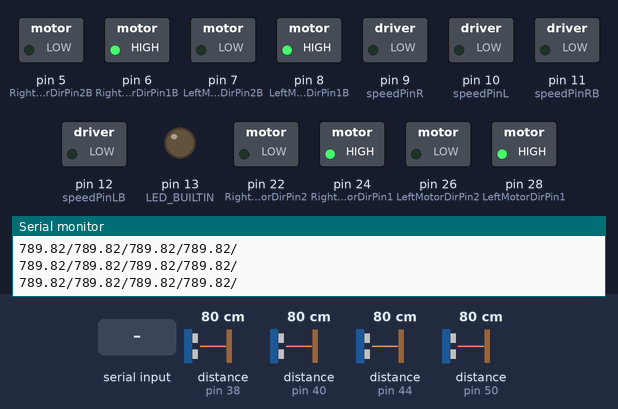
The sketch below on a simulated Arduino Mega 2560, built with avr-gcc and run on an emulated ATmega2560. Shown: switched loads named in the sketch (green lamp = pin HIGH), output pins drawn as LEDs (lit = HIGH), the last lines printed to the serial monitor. Wiring (inferred from the names in the program): 4 × ultrasonic range finder: trigger pin 36, echo pin 38 / trigger pin 42, echo pin 40 / trigger pin 46, echo pin 44 / trigger pin 48, echo pin 50. Inputs (shaded band) come from the test bench; at power-on: distance to the obstacle (sensors on pin 38, pin 40, pin 44, pin 50) 80 cm. The echo pulse lasts 58.3 µs per cm; pins used as bus, display or sensor lines are not drawn.

Above: at 3.2 s.
3.3 s: "30/150/10/200/45/90\n" received over Serial
At 4.2 s:
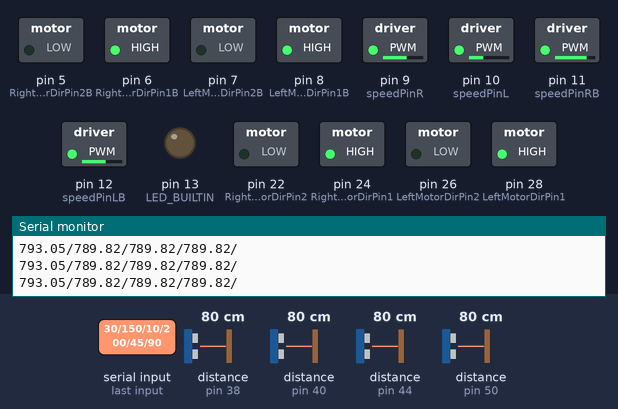
4.9 s: "90/45/200\n" received over Serial
At 5.3 s:
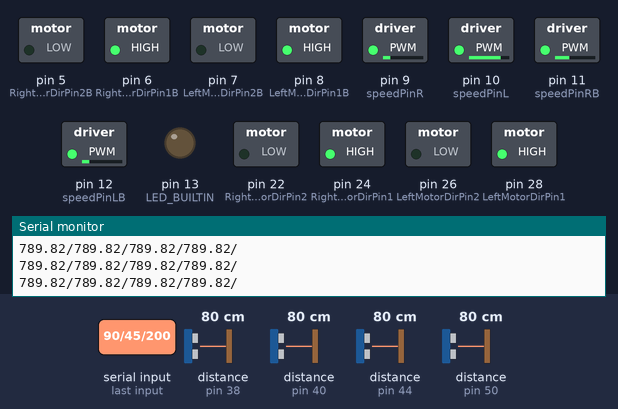
6.5 s: "30/150/10\n" received over Serial
At 7.6 s:
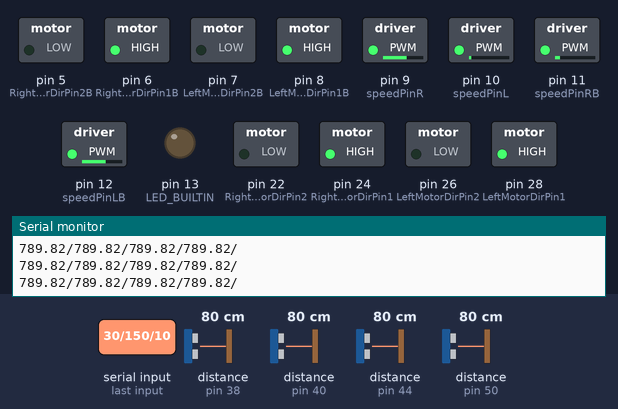
8.1 s: "90/45\n" received over Serial
At 8.5 s:
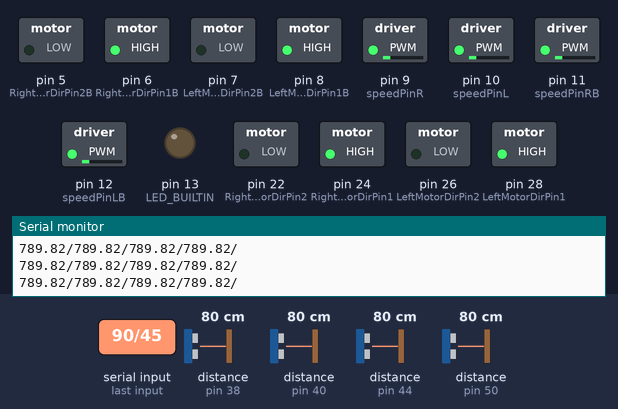
9.7 s: "30/150/10/200\n" received over Serial
At 10.2 s:
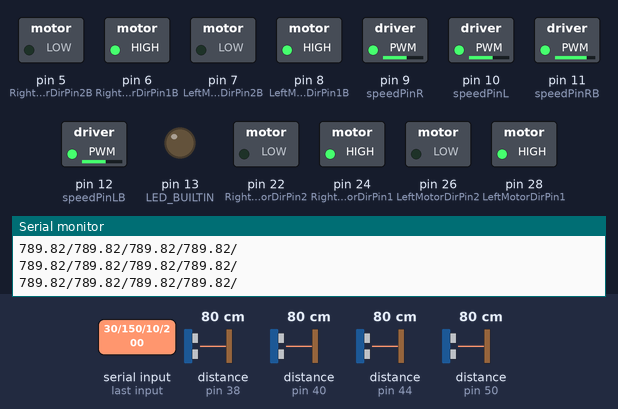
11.3 s: "700\n" received over Serial
At 12.6 s:
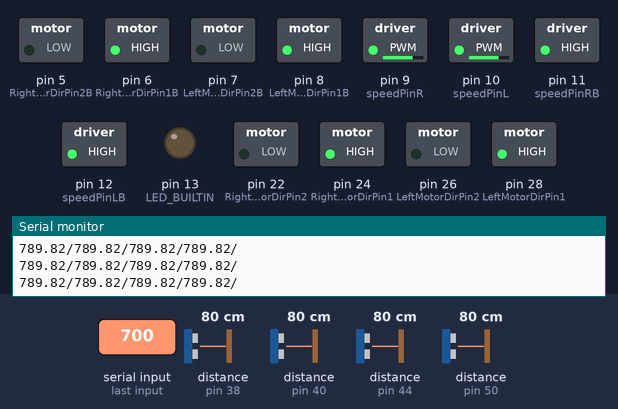
Timing chart, 0 to 13.9 s (numbered marks = the images above; inputs shaded):
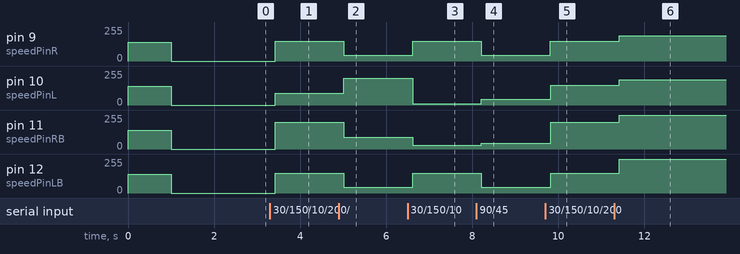

The sketch:

motor.ino
```cpp
#include <Arduino.h>

String x_str;

String FR_received;
String RR_received;
String FL_received;
String RL_received;

String bf1;
String bf2;
String bf3;
String bf4;

int ind1;
int ind2;
int ind3;
int ind4;
int ind5;
int ind6;
int ind7;
int ind8;

int FR_fwd_speed;
int RR_fwd_speed;
int FL_fwd_speed;
int RL_fwd_speed;

#define SPEED 140
#define TURN_SPEED 160
#define speedPinR 9   //  Front Wheel PWM pin connect Right MODEL-X ENA
#define RightMotorDirPin1  24    //Front Right Motor direction pin 1 to Right MODEL-X IN1  (K1)
#define RightMotorDirPin2  22   //Front Right Motor direction pin 2 to Right MODEL-X IN2   (K1)
#define LeftMotorDirPin1  28    //Front Left Motor direction pin 1 to Right MODEL-X IN3 (K3)
#define LeftMotorDirPin2  26   //Front Left Motor direction pin 2 to Right MODEL-X IN4 (K3)
#define speedPinL 10   //  Front Wheel PWM pin connect Right MODEL-X ENB

#define speedPinRB 11   //  Rear Wheel PWM pin connect Left MODEL-X ENA
#define RightMotorDirPin1B  6    //Rear Right Motor direction pin 1 to Left  MODEL-X IN1 ( K1)
#define RightMotorDirPin2B 5   //Rear Right Motor direction pin 2 to Left  MODEL-X IN2 ( K1)
#define LeftMotorDirPin1B 8    //Rear Left Motor direction pin 1 to Left  MODEL-X IN3  (K3)
#define LeftMotorDirPin2B 7  //Rear Left Motor direction pin 2 to Left  MODEL-X IN4 (K3)
#define speedPinLB 12    //  Rear Wheel PWM pin connect Left MODEL-X ENB

/* Constantes pour les broches */
const byte TRIGGER_PIN = 36; // Broche TRIGGER
const byte ECHO_PIN = 38;    // Broche ECHO

const byte TRIGGER_PIN_B = 42; // Broche TRIGGER
const byte ECHO_PIN_B = 40;    // Broche ECHO

const byte TRIGGER_PIN_C = 46; // Broche TRIGGER
const byte ECHO_PIN_C = 44;    // Broche ECHO

const byte TRIGGER_PIN_D = 48; // Broche TRIGGER
const byte ECHO_PIN_D = 50;    // Broche ECHO

/* Constantes pour le timeout */
const unsigned long MEASURE_TIMEOUT = 25000UL; // 25ms = ~8m à 340m/s
const unsigned long MEASURE_TIMEOUT_B = 25000UL; // 25ms = ~8m à 340m/s
const unsigned long MEASURE_TIMEOUT_C = 25000UL; // 25ms = ~8m à 340m/s
const unsigned long MEASURE_TIMEOUT_D = 25000UL; // 25ms = ~8m à 340m/s

/* Vitesse du son dans l'air en mm/us */
const float SOUND_SPEED = 340.0 / 1000;

/*motor control*/
void go_advance(int speed){
    RL_fwd(speed);
    RR_fwd(speed);
    FR_fwd(speed);
    FL_fwd(speed);
}
void go_back(int speed){
    RL_bck(speed);
    RR_bck(speed);
    FR_bck(speed);
    FL_bck(speed);
    }
void right_shift(int speed_fl_fwd,int speed_rl_bck ,int speed_rr_fwd,int speed_fr_bck) {
    FL_fwd(speed_fl_fwd);
    RL_bck(speed_rl_bck);
    RR_fwd(speed_rr_fwd);
    FR_bck(speed_fr_bck);
}
void left_shift(int speed_fl_bck,int speed_rl_fwd ,int speed_rr_bck,int speed_fr_fwd){
    FL_bck(speed_fl_bck);
    RL_fwd(speed_rl_fwd);
    RR_bck(speed_rr_bck);
    FR_fwd(speed_fr_fwd);
}

void left_turn(int speed){
    RL_bck(0);
    RR_fwd(speed);
    FR_fwd(speed);
    FL_bck(0);
}
void right_turn(int speed){
    RL_fwd(speed);
    RR_bck(0);
    FR_bck(0);
    FL_fwd(speed);
}
void left_back(int speed){
    RL_fwd(0);
    RR_bck(speed);
    FR_bck(speed);
    FL_fwd(0);
}
void right_back(int speed){
    RL_bck(speed);
    RR_fwd(0);
    FR_fwd(0);
    FL_bck(speed);
}
void clockwise(int speed){
    RL_fwd(speed);
    RR_bck(speed);
    FR_bck(speed);
    FL_fwd(speed);
}
void countclockwise(int speed){
    RL_bck(speed);
    RR_fwd(speed);
    FR_fwd(speed);
    FL_bck(speed);
}

void FR_fwd(int speed)  //front-right wheel forward turn
{
    digitalWrite(RightMotorDirPin1,HIGH);
    digitalWrite(RightMotorDirPin2,LOW);
    analogWrite(speedPinR,speed);
}
void FR_bck(int speed) // front-right wheel backward turn
{
    digitalWrite(RightMotorDirPin1,LOW);
    digitalWrite(RightMotorDirPin2,HIGH);
    analogWrite(speedPinR,speed);
}
void FL_fwd(int speed) // front-left wheel forward turn
{
    digitalWrite(LeftMotorDirPin1,HIGH);
    digitalWrite(LeftMotorDirPin2,LOW);
    analogWrite(speedPinL,speed);
}
void FL_bck(int speed) // front-left wheel backward turn
{
    digitalWrite(LeftMotorDirPin1,LOW);
    digitalWrite(LeftMotorDirPin2,HIGH);
    analogWrite(speedPinL,speed);
}

void RR_fwd(int speed)  //rear-right wheel forward turn
{
    digitalWrite(RightMotorDirPin1B, HIGH);
    digitalWrite(RightMotorDirPin2B,LOW);
    analogWrite(speedPinRB,speed);
}
void RR_bck(int speed)  //rear-right wheel backward turn
{
    digitalWrite(RightMotorDirPin1B, LOW);
    digitalWrite(RightMotorDirPin2B,HIGH);
    analogWrite(speedPinRB,speed);
}
void RL_fwd(int speed)  //rear-left wheel forward turn
{
    digitalWrite(LeftMotorDirPin1B,HIGH);
    digitalWrite(LeftMotorDirPin2B,LOW);
    analogWrite(speedPinLB,speed);
}
void RL_bck(int speed)    //rear-left wheel backward turn
{
    digitalWrite(LeftMotorDirPin1B,LOW);
    digitalWrite(LeftMotorDirPin2B,HIGH);
    analogWrite(speedPinLB,speed);
}

void stop_Stop()    //Stop
{
    analogWrite(speedPinLB,0);
    analogWrite(speedPinRB,0);
    analogWrite(speedPinL,0);
    analogWrite(speedPinR,0);
}

//Pins initialize
void init_GPIO()
{
    pinMode(RightMotorDirPin1, OUTPUT);
    pinMode(RightMotorDirPin2, OUTPUT);
    pinMode(speedPinL, OUTPUT);

    pinMode(LeftMotorDirPin1, OUTPUT);
    pinMode(LeftMotorDirPin2, OUTPUT);
    pinMode(speedPinR, OUTPUT);
    pinMode(RightMotorDirPin1B, OUTPUT);
    pinMode(RightMotorDirPin2B, OUTPUT);
    pinMode(speedPinLB, OUTPUT);

    pinMode(LeftMotorDirPin1B, OUTPUT);
    pinMode(LeftMotorDirPin2B, OUTPUT);
    pinMode(speedPinRB, OUTPUT);

    stop_Stop();

    /* Initialise les broches */
    pinMode(TRIGGER_PIN, OUTPUT);
    digitalWrite(TRIGGER_PIN, LOW); // La broche TRIGGER doit être à LOW au repos
    pinMode(ECHO_PIN, INPUT);

    pinMode(TRIGGER_PIN_B, OUTPUT);
    digitalWrite(TRIGGER_PIN_B, LOW); // La broche TRIGGER doit être à LOW au repos
    pinMode(ECHO_PIN_B, INPUT);

    pinMode(TRIGGER_PIN_C, OUTPUT);
    digitalWrite(TRIGGER_PIN_C, LOW); // La broche TRIGGER doit être à LOW au repos
    pinMode(ECHO_PIN_C, INPUT);

    pinMode(TRIGGER_PIN_D, OUTPUT);
    digitalWrite(TRIGGER_PIN_D, LOW); // La broche TRIGGER doit être à LOW au repos
    pinMode(ECHO_PIN_D, INPUT);

    pinMode(LED_BUILTIN, OUTPUT);
}

void setup()
{
    Serial.begin(115200);
    Serial.setTimeout(100);

    //Serial.print("INIT BEGINS...");
    init_GPIO();

    go_advance(SPEED);
    delay(1000);
    stop_Stop();
    delay(1000);
}

void loop() {

  if (Serial.available() > 0)
  {
    // read the incoming data:
    x_str             = Serial.readString();

    ind1              = x_str.indexOf('/');             //finds location of first ,
    bf1               = x_str.substring(0, ind1);       //captures first data String
    ind2              = x_str.indexOf('/', ind1+1 );
    FR_received       = x_str.substring(ind1+1, ind2);       //captures first data String
    ind3              = x_str.indexOf('/', ind2+1 );    //finds location of second ,
    bf2               = x_str.substring(ind2+1, ind3);
    ind4              = x_str.indexOf('/', ind3+1 );
    RR_received       = x_str.substring(ind3+1, ind4);  //captures second data String
    ind5              = x_str.indexOf('/', ind4+1 );
    bf3               = x_str.substring(ind4+1, ind5);
    ind6              = x_str.indexOf('/', ind5+1 );            //finds location of first ,
    FL_received       = x_str.substring(ind5+1, ind6);
    ind7              = x_str.indexOf('/', ind6+1 );    //finds location of second ,
    bf4               = x_str.substring(ind6+1, ind7);
    ind8              = x_str.indexOf('/', ind7+1 );
    RL_received       = x_str.substring(ind7+1, ind8);

    if(FR_received.toFloat() == 700 && RR_received.toFloat() == 700 && FL_received.toFloat() == 700 && RL_received.toFloat() == 700)
    {
        // Serial.print(" RIGHT SHIFT ");
        right_shift(200,200,200,200);
    }
    else if(FR_received.toFloat() == 600 && RR_received.toFloat() == 600 && FL_received.toFloat() == 600 && RL_received.toFloat() == 600)
    {
        // Serial.print(" LEFT SHIFT ");
        left_shift(200,200,200,200);
    }
    else if(FR_received.toFloat() == 0 && RR_received.toFloat() == 0 && FL_received.toFloat() == 0 && RL_received.toFloat() == 0)
    {
        stop_Stop();
    }

    // 0: Forward
    // 1: Backward

    if(bf1.toFloat() == 1)
    {
      // Serial.println("FR BCK");
      FR_bck(FR_received.toFloat());
    }
    else{
      // Serial.println("FR FWD");
      FR_fwd(FR_received.toFloat());
    }

    if(bf2.toFloat() == 1)
    {
      RR_bck(RR_received.toFloat());
    }
    else{
      RR_fwd(RR_received.toFloat());
    }

    if(bf3.toFloat() == 1)
    {
      FL_bck(FL_received.toFloat());
    }
    else{
      FL_fwd(FL_received.toFloat());
    }

    if(bf4.toFloat() == 1)
    {
      RL_bck(RL_received.toFloat());
    }
    else{
      RL_fwd(FR_received.toFloat());
    }
  }

  /* 1. Lance une mesure de distance en envoyant une impulsion HIGH de 10µs sur la broche TRIGGER */
  digitalWrite(TRIGGER_PIN, HIGH);
  delayMicroseconds(10);
  digitalWrite(TRIGGER_PIN, LOW);

  /* 2. Mesure le temps entre l'envoi de l'impulsion ultrasonique et son écho (si il existe) */
  long measure = pulseIn(ECHO_PIN, HIGH, MEASURE_TIMEOUT);

  /* 1B. Lance une mesure de distance en envoyant une impulsion HIGH de 10µs sur la broche TRIGGER */
  digitalWrite(TRIGGER_PIN_B, HIGH);
  delayMicroseconds(10);
  digitalWrite(TRIGGER_PIN_B, LOW);

  /* 2B. Mesure le temps entre l'envoi de l'impulsion ultrasonique et son écho (si il existe) */
  long measure_B = pulseIn(ECHO_PIN_B, HIGH, MEASURE_TIMEOUT_B);

  /* 1C. Lance une mesure de distance en envoyant une impulsion HIGH de 10µs sur la broche TRIGGER */
  digitalWrite(TRIGGER_PIN_C, HIGH);
  delayMicroseconds(10);
  digitalWrite(TRIGGER_PIN_C, LOW);

  /* 2C. Mesure le temps entre l'envoi de l'impulsion ultrasonique et son écho (si il existe) */
  long measure_C = pulseIn(ECHO_PIN_C, HIGH, MEASURE_TIMEOUT_C);

  /* 1D. Lance une mesure de distance en envoyant une impulsion HIGH de 10µs sur la broche TRIGGER */
  digitalWrite(TRIGGER_PIN_D, HIGH);
  delayMicroseconds(10);
  digitalWrite(TRIGGER_PIN_D, LOW);

//   /* 2D. Mesure le temps entre l'envoi de l'impulsion ultrasonique et son écho (si il existe) */
  long measure_D = pulseIn(ECHO_PIN_D, HIGH, MEASURE_TIMEOUT_D);

  /* 3. Calcul la distance à partir du temps mesuré */
  float distance_mm = measure / 2.0 * SOUND_SPEED;
  float distance_mm_B = measure_B / 2.0 * SOUND_SPEED;
  float distance_mm_C = measure_C / 2.0 * SOUND_SPEED;
  float distance_mm_D = measure_D / 2.0 * SOUND_SPEED;

  String message = String(distance_mm)+"/"+String(distance_mm_B)+"/"+String(distance_mm_C)+"/"+String(distance_mm_D)+"/";
  // String message = String(0)+"/"+String(0)+"/"+String(0)+"/"+String(0)+"/";
  Serial.println(message);
  Serial.flush();
}
```

Measured:
- after the input at 3.3 s, pin 9 (speedPinR), pin 12 (speedPinLB): 0/255 → 150/255 after 0.12 s; pin 10 (speedPinL): 0/255 → 90/255 after 0.12 s; pin 11 (speedPinRB): 0/255 → 200/255 after 0.12 s
- after the input at 4.9 s, pin 9 (speedPinR), pin 12 (speedPinLB): 150/255 → 45/255 after 0.12 s; pin 10 (speedPinL): 90/255 → 200/255 after 0.12 s; pin 11 (speedPinRB): 200/255 → 90/255 after 0.12 s
- after the input at 6.5 s, pin 9 (speedPinR), pin 12 (speedPinLB): 45/255 → 150/255 after 0.12 s; pin 10 (speedPinL): 200/255 → 10/255 after 0.12 s; pin 11 (speedPinRB): 90/255 → 30/255 after 0.12 s
- after the input at 8.1 s, pin 9 (speedPinR), pin 12 (speedPinLB): 150/255 → 45/255 after 0.11 s; pin 10 (speedPinL): 10/255 → 45/255 after 0.11 s; pin 11 (speedPinRB): 30/255 → 45/255 after 0.11 s
- after the input at 9.7 s, pin 9 (speedPinR), pin 10 (speedPinL), pin 12 (speedPinLB): 45/255 → 150/255 after 0.12 s; pin 11 (speedPinRB): 45/255 → 200/255 after 0.12 s
- after the input at 11.3 s, pin 9 (speedPinR), pin 10 (speedPinL): 150/255 → 188/255 after 0.12 s; pin 11 (speedPinRB): 200/255 → 255/255 after 0.12 s; pin 12 (speedPinLB): 150/255 → 255/255 after 0.12 s
